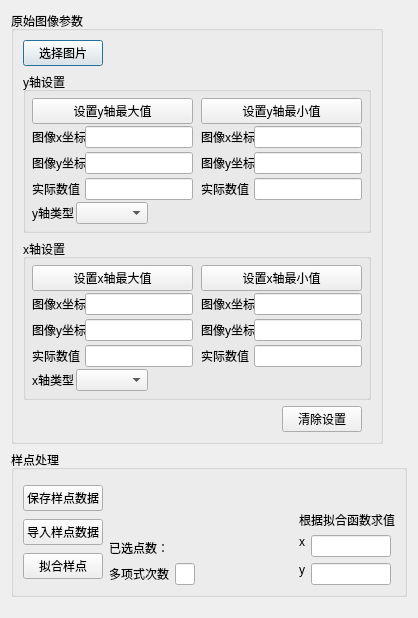
<?xml version="1.0" encoding="UTF-8"?>
<ui version="4.0">
 <class>Dialog</class>
 <widget class="QDialog" name="Dialog">
  <property name="geometry">
   <rect>
    <x>0</x>
    <y>0</y>
    <width>416</width>
    <height>618</height>
   </rect>
  </property>
  <property name="sizePolicy">
   <sizepolicy hsizetype="Expanding" vsizetype="Expanding">
    <horstretch>0</horstretch>
    <verstretch>0</verstretch>
   </sizepolicy>
  </property>
  <property name="windowTitle">
   <string>Dialog</string>
  </property>
  <layout class="QHBoxLayout" name="topLevelLayout">
   <property name="sizeConstraint">
    <enum>QLayout::SetDefaultConstraint</enum>
   </property>
   <item>
    <layout class="QVBoxLayout" name="mainctrlVerticalLayout">
     <item>
      <widget class="QGroupBox" name="groupBox_3">
       <property name="sizePolicy">
        <sizepolicy hsizetype="Maximum" vsizetype="Preferred">
         <horstretch>0</horstretch>
         <verstretch>0</verstretch>
        </sizepolicy>
       </property>
       <property name="title">
        <string>原始图像参数</string>
       </property>
       <layout class="QVBoxLayout" name="verticalLayout_6">
        <item>
         <layout class="QHBoxLayout" name="horizontalLayout_3">
          <item>
           <widget class="QPushButton" name="selectImgBtn">
            <property name="text">
             <string>选择图片</string>
            </property>
           </widget>
          </item>
          <item>
           <spacer name="horizontalSpacer_3">
            <property name="orientation">
             <enum>Qt::Horizontal</enum>
            </property>
            <property name="sizeHint" stdset="0">
             <size>
              <width>40</width>
              <height>20</height>
             </size>
            </property>
           </spacer>
          </item>
         </layout>
        </item>
        <item>
         <widget class="QGroupBox" name="groupBox">
          <property name="sizePolicy">
           <sizepolicy hsizetype="Maximum" vsizetype="Preferred">
            <horstretch>0</horstretch>
            <verstretch>0</verstretch>
           </sizepolicy>
          </property>
          <property name="title">
           <string>y轴设置</string>
          </property>
          <layout class="QVBoxLayout" name="verticalLayout_2">
           <property name="spacing">
            <number>4</number>
           </property>
           <property name="leftMargin">
            <number>6</number>
           </property>
           <property name="topMargin">
            <number>6</number>
           </property>
           <property name="rightMargin">
            <number>6</number>
           </property>
           <property name="bottomMargin">
            <number>6</number>
           </property>
           <item>
            <layout class="QVBoxLayout" name="verticalLayout">
             <property name="spacing">
              <number>2</number>
             </property>
             <property name="topMargin">
              <number>0</number>
             </property>
             <property name="bottomMargin">
              <number>0</number>
             </property>
             <item>
              <layout class="QGridLayout" name="gridLayout">
               <property name="horizontalSpacing">
                <number>8</number>
               </property>
               <property name="verticalSpacing">
                <number>2</number>
               </property>
               <item row="1" column="0">
                <layout class="QFormLayout" name="formLayout">
                 <property name="verticalSpacing">
                  <number>4</number>
                 </property>
                 <item row="0" column="0">
                  <widget class="QLabel" name="yAxisMaxImgPxX_Lbl">
                   <property name="text">
                    <string>图像x坐标</string>
                   </property>
                  </widget>
                 </item>
                 <item row="0" column="1">
                  <widget class="QLineEdit" name="yAxisMaxImgPxX"/>
                 </item>
                 <item row="1" column="0">
                  <widget class="QLabel" name="yAxisMaxImgPxY_Lbl">
                   <property name="text">
                    <string>图像y坐标</string>
                   </property>
                  </widget>
                 </item>
                 <item row="1" column="1">
                  <widget class="QLineEdit" name="yAxisMaxImgPxY"/>
                 </item>
                 <item row="2" column="0">
                  <widget class="QLabel" name="yAxisMaxDataValue_Lbl">
                   <property name="text">
                    <string>实际数值</string>
                   </property>
                  </widget>
                 </item>
                 <item row="2" column="1">
                  <widget class="QLineEdit" name="yAxisMaxDataValue"/>
                 </item>
                </layout>
               </item>
               <item row="1" column="1">
                <layout class="QFormLayout" name="formLayout_2">
                 <property name="verticalSpacing">
                  <number>4</number>
                 </property>
                 <item row="0" column="0">
                  <widget class="QLabel" name="yAxisMinImgPxX_Lbl">
                   <property name="text">
                    <string>图像x坐标</string>
                   </property>
                  </widget>
                 </item>
                 <item row="0" column="1">
                  <widget class="QLineEdit" name="yAxisMinImgPxX"/>
                 </item>
                 <item row="1" column="0">
                  <widget class="QLabel" name="yAxisMinImgPxY_Lbl">
                   <property name="text">
                    <string>图像y坐标</string>
                   </property>
                  </widget>
                 </item>
                 <item row="1" column="1">
                  <widget class="QLineEdit" name="yAxisMinImgPxY"/>
                 </item>
                 <item row="2" column="0">
                  <widget class="QLabel" name="yAxisMinDataValue_Lbl">
                   <property name="text">
                    <string>实际数值</string>
                   </property>
                  </widget>
                 </item>
                 <item row="2" column="1">
                  <widget class="QLineEdit" name="yAxisMinDataValue"/>
                 </item>
                </layout>
               </item>
               <item row="0" column="0">
                <widget class="QPushButton" name="yAxisMaxBtn">
                 <property name="text">
                  <string>设置y轴最大值</string>
                 </property>
                </widget>
               </item>
               <item row="0" column="1">
                <widget class="QPushButton" name="yAxisMinBtn">
                 <property name="text">
                  <string>设置y轴最小值</string>
                 </property>
                </widget>
               </item>
              </layout>
             </item>
             <item>
              <layout class="QHBoxLayout" name="horizontalLayout">
               <item>
                <widget class="QLabel" name="yAxisTypeLbl">
                 <property name="sizePolicy">
                  <sizepolicy hsizetype="Preferred" vsizetype="Fixed">
                   <horstretch>0</horstretch>
                   <verstretch>0</verstretch>
                  </sizepolicy>
                 </property>
                 <property name="text">
                  <string>y轴类型</string>
                 </property>
                </widget>
               </item>
               <item>
                <widget class="QComboBox" name="yAxisTypeCombox"/>
               </item>
               <item>
                <spacer name="horizontalSpacer">
                 <property name="orientation">
                  <enum>Qt::Horizontal</enum>
                 </property>
                 <property name="sizeHint" stdset="0">
                  <size>
                   <width>40</width>
                   <height>20</height>
                  </size>
                 </property>
                </spacer>
               </item>
              </layout>
             </item>
            </layout>
           </item>
          </layout>
         </widget>
        </item>
        <item>
         <widget class="QGroupBox" name="groupBox_2">
          <property name="sizePolicy">
           <sizepolicy hsizetype="Maximum" vsizetype="Preferred">
            <horstretch>0</horstretch>
            <verstretch>0</verstretch>
           </sizepolicy>
          </property>
          <property name="title">
           <string>x轴设置</string>
          </property>
          <layout class="QVBoxLayout" name="verticalLayout_3">
           <property name="spacing">
            <number>4</number>
           </property>
           <property name="leftMargin">
            <number>6</number>
           </property>
           <property name="topMargin">
            <number>6</number>
           </property>
           <property name="rightMargin">
            <number>6</number>
           </property>
           <property name="bottomMargin">
            <number>6</number>
           </property>
           <item>
            <layout class="QVBoxLayout" name="verticalLayout_4">
             <property name="spacing">
              <number>2</number>
             </property>
             <property name="topMargin">
              <number>0</number>
             </property>
             <property name="bottomMargin">
              <number>0</number>
             </property>
             <item>
              <layout class="QGridLayout" name="gridLayout_2">
               <property name="horizontalSpacing">
                <number>8</number>
               </property>
               <property name="verticalSpacing">
                <number>2</number>
               </property>
               <item row="1" column="0">
                <layout class="QFormLayout" name="formLayout_3">
                 <property name="verticalSpacing">
                  <number>4</number>
                 </property>
                 <item row="0" column="0">
                  <widget class="QLabel" name="xAxisMaxImgPxX_Lbl">
                   <property name="text">
                    <string>图像x坐标</string>
                   </property>
                  </widget>
                 </item>
                 <item row="0" column="1">
                  <widget class="QLineEdit" name="xAxisMaxImgPxX"/>
                 </item>
                 <item row="1" column="0">
                  <widget class="QLabel" name="xAxisMaxImgPxY_Lbl">
                   <property name="text">
                    <string>图像y坐标</string>
                   </property>
                  </widget>
                 </item>
                 <item row="1" column="1">
                  <widget class="QLineEdit" name="xAxisMaxImgPxY"/>
                 </item>
                 <item row="2" column="0">
                  <widget class="QLabel" name="xAxisMaxDataValue_Lbl">
                   <property name="text">
                    <string>实际数值</string>
                   </property>
                  </widget>
                 </item>
                 <item row="2" column="1">
                  <widget class="QLineEdit" name="xAxisMaxDataValue"/>
                 </item>
                </layout>
               </item>
               <item row="1" column="1">
                <layout class="QFormLayout" name="formLayout_4">
                 <property name="verticalSpacing">
                  <number>4</number>
                 </property>
                 <item row="0" column="0">
                  <widget class="QLabel" name="xAxisMinImgPxX_Lbl">
                   <property name="text">
                    <string>图像x坐标</string>
                   </property>
                  </widget>
                 </item>
                 <item row="0" column="1">
                  <widget class="QLineEdit" name="xAxisMinImgPxX"/>
                 </item>
                 <item row="1" column="0">
                  <widget class="QLabel" name="xAxisMinImgPxY_Lbl">
                   <property name="text">
                    <string>图像y坐标</string>
                   </property>
                  </widget>
                 </item>
                 <item row="1" column="1">
                  <widget class="QLineEdit" name="xAxisMinImgPxY"/>
                 </item>
                 <item row="2" column="0">
                  <widget class="QLabel" name="xAxisMinDataValue_Lbl">
                   <property name="text">
                    <string>实际数值</string>
                   </property>
                  </widget>
                 </item>
                 <item row="2" column="1">
                  <widget class="QLineEdit" name="xAxisMinDataValue"/>
                 </item>
                </layout>
               </item>
               <item row="0" column="0">
                <widget class="QPushButton" name="xAxisMaxBtn">
                 <property name="text">
                  <string>设置x轴最大值</string>
                 </property>
                </widget>
               </item>
               <item row="0" column="1">
                <widget class="QPushButton" name="xAxisMinBtn">
                 <property name="text">
                  <string>设置x轴最小值</string>
                 </property>
                </widget>
               </item>
              </layout>
             </item>
             <item>
              <layout class="QHBoxLayout" name="horizontalLayout_2">
               <item>
                <widget class="QLabel" name="yAxisTypeLbl_2">
                 <property name="sizePolicy">
                  <sizepolicy hsizetype="Preferred" vsizetype="Fixed">
                   <horstretch>0</horstretch>
                   <verstretch>0</verstretch>
                  </sizepolicy>
                 </property>
                 <property name="text">
                  <string>x轴类型</string>
                 </property>
                </widget>
               </item>
               <item>
                <widget class="QComboBox" name="yAxisTypeCombox_2"/>
               </item>
               <item>
                <spacer name="horizontalSpacer_2">
                 <property name="orientation">
                  <enum>Qt::Horizontal</enum>
                 </property>
                 <property name="sizeHint" stdset="0">
                  <size>
                   <width>40</width>
                   <height>20</height>
                  </size>
                 </property>
                </spacer>
               </item>
              </layout>
             </item>
            </layout>
           </item>
          </layout>
         </widget>
        </item>
        <item>
         <layout class="QHBoxLayout" name="horizontalLayout_4">
          <property name="sizeConstraint">
           <enum>QLayout::SetDefaultConstraint</enum>
          </property>
          <item>
           <spacer name="horizontalSpacer_4">
            <property name="orientation">
             <enum>Qt::Horizontal</enum>
            </property>
            <property name="sizeType">
             <enum>QSizePolicy::Fixed</enum>
            </property>
            <property name="sizeHint" stdset="0">
             <size>
              <width>250</width>
              <height>20</height>
             </size>
            </property>
           </spacer>
          </item>
          <item>
           <widget class="QPushButton" name="clearDataBtn">
            <property name="sizePolicy">
             <sizepolicy hsizetype="Maximum" vsizetype="Fixed">
              <horstretch>0</horstretch>
              <verstretch>0</verstretch>
             </sizepolicy>
            </property>
            <property name="text">
             <string>清除设置</string>
            </property>
           </widget>
          </item>
         </layout>
        </item>
       </layout>
      </widget>
     </item>
     <item>
      <widget class="QGroupBox" name="groupBox_4">
       <property name="enabled">
        <bool>true</bool>
       </property>
       <property name="sizePolicy">
        <sizepolicy hsizetype="Fixed" vsizetype="Preferred">
         <horstretch>0</horstretch>
         <verstretch>0</verstretch>
        </sizepolicy>
       </property>
       <property name="maximumSize">
        <size>
         <width>396</width>
         <height>16777215</height>
        </size>
       </property>
       <property name="title">
        <string>样点处理</string>
       </property>
       <layout class="QHBoxLayout" name="horizontalLayout_5" stretch="0,0,0,0">
        <item>
         <layout class="QVBoxLayout" name="verticalLayout_7">
          <property name="spacing">
           <number>2</number>
          </property>
          <item>
           <widget class="QPushButton" name="clearDataBtn_2">
            <property name="sizePolicy">
             <sizepolicy hsizetype="Fixed" vsizetype="Fixed">
              <horstretch>0</horstretch>
              <verstretch>0</verstretch>
             </sizepolicy>
            </property>
            <property name="text">
             <string>保存样点数据</string>
            </property>
           </widget>
          </item>
          <item>
           <widget class="QPushButton" name="clearDataBtn_3">
            <property name="sizePolicy">
             <sizepolicy hsizetype="Fixed" vsizetype="Fixed">
              <horstretch>0</horstretch>
              <verstretch>0</verstretch>
             </sizepolicy>
            </property>
            <property name="text">
             <string>导入样点数据</string>
            </property>
           </widget>
          </item>
          <item>
           <widget class="QPushButton" name="clearDataBtn_4">
            <property name="sizePolicy">
             <sizepolicy hsizetype="Fixed" vsizetype="Fixed">
              <horstretch>0</horstretch>
              <verstretch>0</verstretch>
             </sizepolicy>
            </property>
            <property name="text">
             <string>拟合样点</string>
            </property>
           </widget>
          </item>
         </layout>
        </item>
        <item>
         <layout class="QVBoxLayout" name="verticalLayout_9" stretch="0,0,0">
          <item>
           <spacer name="verticalSpacer_3">
            <property name="orientation">
             <enum>Qt::Vertical</enum>
            </property>
            <property name="sizeHint" stdset="0">
             <size>
              <width>20</width>
              <height>40</height>
             </size>
            </property>
           </spacer>
          </item>
          <item>
           <layout class="QHBoxLayout" name="horizontalLayout_7">
            <item>
             <widget class="QLabel" name="selectedPtsNumLbl">
              <property name="sizePolicy">
               <sizepolicy hsizetype="Fixed" vsizetype="Maximum">
                <horstretch>0</horstretch>
                <verstretch>0</verstretch>
               </sizepolicy>
              </property>
              <property name="text">
               <string>已选点数：</string>
              </property>
             </widget>
            </item>
            <item>
             <widget class="QLabel" name="selectedPtsNumDispLbl">
              <property name="sizePolicy">
               <sizepolicy hsizetype="Fixed" vsizetype="Preferred">
                <horstretch>0</horstretch>
                <verstretch>0</verstretch>
               </sizepolicy>
              </property>
              <property name="minimumSize">
               <size>
                <width>20</width>
                <height>0</height>
               </size>
              </property>
              <property name="text">
               <string/>
              </property>
             </widget>
            </item>
           </layout>
          </item>
          <item>
           <layout class="QHBoxLayout" name="horizontalLayout_6">
            <item>
             <widget class="QLabel" name="polyIdxLbl">
              <property name="sizePolicy">
               <sizepolicy hsizetype="Fixed" vsizetype="Maximum">
                <horstretch>0</horstretch>
                <verstretch>0</verstretch>
               </sizepolicy>
              </property>
              <property name="text">
               <string>多项式次数</string>
              </property>
             </widget>
            </item>
            <item>
             <widget class="QLineEdit" name="polyIdxEdit">
              <property name="sizePolicy">
               <sizepolicy hsizetype="Fixed" vsizetype="Fixed">
                <horstretch>0</horstretch>
                <verstretch>0</verstretch>
               </sizepolicy>
              </property>
              <property name="maximumSize">
               <size>
                <width>20</width>
                <height>16777215</height>
               </size>
              </property>
             </widget>
            </item>
           </layout>
          </item>
         </layout>
        </item>
        <item>
         <spacer name="horizontalSpacer_5">
          <property name="orientation">
           <enum>Qt::Horizontal</enum>
          </property>
          <property name="sizeHint" stdset="0">
           <size>
            <width>101</width>
            <height>20</height>
           </size>
          </property>
         </spacer>
        </item>
        <item>
         <layout class="QVBoxLayout" name="verticalLayout_8">
          <item>
           <spacer name="verticalSpacer">
            <property name="orientation">
             <enum>Qt::Vertical</enum>
            </property>
            <property name="sizeHint" stdset="0">
             <size>
              <width>20</width>
              <height>40</height>
             </size>
            </property>
           </spacer>
          </item>
          <item>
           <layout class="QVBoxLayout" name="verticalLayout_5">
            <item>
             <widget class="QLabel" name="label">
              <property name="sizePolicy">
               <sizepolicy hsizetype="Fixed" vsizetype="Fixed">
                <horstretch>0</horstretch>
                <verstretch>0</verstretch>
               </sizepolicy>
              </property>
              <property name="text">
               <string>根据拟合函数求值</string>
              </property>
             </widget>
            </item>
            <item>
             <layout class="QFormLayout" name="formLayout_5">
              <item row="0" column="0">
               <widget class="QLabel" name="axisDataSetLbl_17">
                <property name="sizePolicy">
                 <sizepolicy hsizetype="Maximum" vsizetype="Fixed">
                  <horstretch>0</horstretch>
                  <verstretch>0</verstretch>
                 </sizepolicy>
                </property>
                <property name="text">
                 <string>x</string>
                </property>
                <property name="alignment">
                 <set>Qt::AlignCenter</set>
                </property>
               </widget>
              </item>
              <item row="0" column="1">
               <widget class="QLineEdit" name="count_x_Edit">
                <property name="sizePolicy">
                 <sizepolicy hsizetype="Fixed" vsizetype="Fixed">
                  <horstretch>0</horstretch>
                  <verstretch>0</verstretch>
                 </sizepolicy>
                </property>
                <property name="maximumSize">
                 <size>
                  <width>80</width>
                  <height>16777215</height>
                 </size>
                </property>
               </widget>
              </item>
              <item row="1" column="0">
               <widget class="QLabel" name="axisDataSetLbl_18">
                <property name="sizePolicy">
                 <sizepolicy hsizetype="Maximum" vsizetype="Fixed">
                  <horstretch>0</horstretch>
                  <verstretch>0</verstretch>
                 </sizepolicy>
                </property>
                <property name="text">
                 <string>y</string>
                </property>
                <property name="alignment">
                 <set>Qt::AlignCenter</set>
                </property>
               </widget>
              </item>
              <item row="1" column="1">
               <widget class="QLineEdit" name="counted_y_Edit">
                <property name="enabled">
                 <bool>true</bool>
                </property>
                <property name="sizePolicy">
                 <sizepolicy hsizetype="Fixed" vsizetype="Fixed">
                  <horstretch>0</horstretch>
                  <verstretch>0</verstretch>
                 </sizepolicy>
                </property>
                <property name="maximumSize">
                 <size>
                  <width>80</width>
                  <height>16777215</height>
                 </size>
                </property>
                <property name="readOnly">
                 <bool>true</bool>
                </property>
               </widget>
              </item>
             </layout>
            </item>
           </layout>
          </item>
         </layout>
        </item>
       </layout>
      </widget>
     </item>
     <item>
      <spacer name="verticalSpacer_2">
       <property name="orientation">
        <enum>Qt::Vertical</enum>
       </property>
       <property name="sizeHint" stdset="0">
        <size>
         <width>20</width>
         <height>18</height>
        </size>
       </property>
      </spacer>
     </item>
    </layout>
   </item>
  </layout>
 </widget>
 <resources/>
 <connections>
  <connection>
   <sender>selectImgBtn</sender>
   <signal>clicked()</signal>
   <receiver>Dialog</receiver>
   <slot>select_img_btn_clicked()</slot>
   <hints>
    <hint type="sourcelabel">
     <x>102</x>
     <y>64</y>
    </hint>
    <hint type="destinationlabel">
     <x>197</x>
     <y>46</y>
    </hint>
   </hints>
  </connection>
  <connection>
   <sender>xAxisMinBtn</sender>
   <signal>clicked()</signal>
   <receiver>Dialog</receiver>
   <slot>x_axis_min_btn_clicked()</slot>
   <hints>
    <hint type="sourcelabel">
     <x>278</x>
     <y>294</y>
    </hint>
    <hint type="destinationlabel">
     <x>412</x>
     <y>279</y>
    </hint>
   </hints>
  </connection>
  <connection>
   <sender>yAxisMaxBtn</sender>
   <signal>clicked()</signal>
   <receiver>Dialog</receiver>
   <slot>y_axis_max_btn_clicked()</slot>
   <hints>
    <hint type="sourcelabel">
     <x>76</x>
     <y>110</y>
    </hint>
    <hint type="destinationlabel">
     <x>1</x>
     <y>130</y>
    </hint>
   </hints>
  </connection>
  <connection>
   <sender>yAxisMinBtn</sender>
   <signal>clicked()</signal>
   <receiver>Dialog</receiver>
   <slot>y_axis_min_btn_clicked()</slot>
   <hints>
    <hint type="sourcelabel">
     <x>301</x>
     <y>113</y>
    </hint>
    <hint type="destinationlabel">
     <x>395</x>
     <y>119</y>
    </hint>
   </hints>
  </connection>
  <connection>
   <sender>xAxisMaxBtn</sender>
   <signal>clicked()</signal>
   <receiver>Dialog</receiver>
   <slot>x_axis_max_btn_clicked()</slot>
   <hints>
    <hint type="sourcelabel">
     <x>162</x>
     <y>290</y>
    </hint>
    <hint type="destinationlabel">
     <x>0</x>
     <y>302</y>
    </hint>
   </hints>
  </connection>
  <connection>
   <sender>xAxisMinImgPxX</sender>
   <signal>editingFinished()</signal>
   <receiver>Dialog</receiver>
   <slot>x_axis_min_pxX_finished()</slot>
   <hints>
    <hint type="sourcelabel">
     <x>315</x>
     <y>315</y>
    </hint>
    <hint type="destinationlabel">
     <x>383</x>
     <y>319</y>
    </hint>
   </hints>
  </connection>
  <connection>
   <sender>xAxisMinImgPxY</sender>
   <signal>editingFinished()</signal>
   <receiver>Dialog</receiver>
   <slot>x_axis_min_pxY_finished()</slot>
   <hints>
    <hint type="sourcelabel">
     <x>319</x>
     <y>345</y>
    </hint>
    <hint type="destinationlabel">
     <x>386</x>
     <y>360</y>
    </hint>
   </hints>
  </connection>
  <connection>
   <sender>xAxisMinDataValue</sender>
   <signal>editingFinished()</signal>
   <receiver>Dialog</receiver>
   <slot>x_axis_min_dv_finished()</slot>
   <hints>
    <hint type="sourcelabel">
     <x>278</x>
     <y>375</y>
    </hint>
    <hint type="destinationlabel">
     <x>374</x>
     <y>403</y>
    </hint>
   </hints>
  </connection>
  <connection>
   <sender>xAxisMaxImgPxX</sender>
   <signal>editingFinished()</signal>
   <receiver>Dialog</receiver>
   <slot>x_axis_max_pxX_finished()</slot>
   <hints>
    <hint type="sourcelabel">
     <x>119</x>
     <y>318</y>
    </hint>
    <hint type="destinationlabel">
     <x>-8</x>
     <y>327</y>
    </hint>
   </hints>
  </connection>
  <connection>
   <sender>xAxisMaxImgPxY</sender>
   <signal>editingFinished()</signal>
   <receiver>Dialog</receiver>
   <slot>x_axis_max_pxY_finished()</slot>
   <hints>
    <hint type="sourcelabel">
     <x>136</x>
     <y>349</y>
    </hint>
    <hint type="destinationlabel">
     <x>5</x>
     <y>352</y>
    </hint>
   </hints>
  </connection>
  <connection>
   <sender>xAxisMaxDataValue</sender>
   <signal>editingFinished()</signal>
   <receiver>Dialog</receiver>
   <slot>x_axis_max_dv_finished()</slot>
   <hints>
    <hint type="sourcelabel">
     <x>116</x>
     <y>368</y>
    </hint>
    <hint type="destinationlabel">
     <x>-4</x>
     <y>385</y>
    </hint>
   </hints>
  </connection>
  <connection>
   <sender>yAxisMaxImgPxX</sender>
   <signal>editingFinished()</signal>
   <receiver>Dialog</receiver>
   <slot>y_axis_max_pxX_finished()</slot>
   <hints>
    <hint type="sourcelabel">
     <x>117</x>
     <y>139</y>
    </hint>
    <hint type="destinationlabel">
     <x>-18</x>
     <y>159</y>
    </hint>
   </hints>
  </connection>
  <connection>
   <sender>yAxisMaxImgPxY</sender>
   <signal>editingFinished()</signal>
   <receiver>Dialog</receiver>
   <slot>y_axis_max_pxY_finished()</slot>
   <hints>
    <hint type="sourcelabel">
     <x>139</x>
     <y>167</y>
    </hint>
    <hint type="destinationlabel">
     <x>1</x>
     <y>167</y>
    </hint>
   </hints>
  </connection>
  <connection>
   <sender>yAxisMaxDataValue</sender>
   <signal>editingFinished()</signal>
   <receiver>Dialog</receiver>
   <slot>y_axis_max_dv_finished()</slot>
   <hints>
    <hint type="sourcelabel">
     <x>109</x>
     <y>197</y>
    </hint>
    <hint type="destinationlabel">
     <x>-8</x>
     <y>196</y>
    </hint>
   </hints>
  </connection>
  <connection>
   <sender>yAxisMinImgPxX</sender>
   <signal>editingFinished()</signal>
   <receiver>Dialog</receiver>
   <slot>y_axis_min_pxX_finished()</slot>
   <hints>
    <hint type="sourcelabel">
     <x>290</x>
     <y>139</y>
    </hint>
    <hint type="destinationlabel">
     <x>382</x>
     <y>142</y>
    </hint>
   </hints>
  </connection>
  <connection>
   <sender>yAxisMinImgPxY</sender>
   <signal>editingFinished()</signal>
   <receiver>Dialog</receiver>
   <slot>y_axis_min_pxY_finished()</slot>
   <hints>
    <hint type="sourcelabel">
     <x>320</x>
     <y>167</y>
    </hint>
    <hint type="destinationlabel">
     <x>384</x>
     <y>169</y>
    </hint>
   </hints>
  </connection>
  <connection>
   <sender>yAxisMinDataValue</sender>
   <signal>editingFinished()</signal>
   <receiver>Dialog</receiver>
   <slot>y_axis_min_dv_finished()</slot>
   <hints>
    <hint type="sourcelabel">
     <x>317</x>
     <y>195</y>
    </hint>
    <hint type="destinationlabel">
     <x>393</x>
     <y>200</y>
    </hint>
   </hints>
  </connection>
  <connection>
   <sender>clearDataBtn_2</sender>
   <signal>clicked()</signal>
   <receiver>Dialog</receiver>
   <slot>save_selected_points()</slot>
   <hints>
    <hint type="sourcelabel">
     <x>77</x>
     <y>521</y>
    </hint>
    <hint type="destinationlabel">
     <x>1</x>
     <y>518</y>
    </hint>
   </hints>
  </connection>
  <connection>
   <sender>clearDataBtn_4</sender>
   <signal>clicked()</signal>
   <receiver>Dialog</receiver>
   <slot>fitting_btn_clicked()</slot>
   <hints>
    <hint type="sourcelabel">
     <x>63</x>
     <y>573</y>
    </hint>
    <hint type="destinationlabel">
     <x>0</x>
     <y>577</y>
    </hint>
   </hints>
  </connection>
  <connection>
   <sender>count_x_Edit</sender>
   <signal>returnPressed()</signal>
   <receiver>Dialog</receiver>
   <slot>count_data_accord_fitting()</slot>
   <hints>
    <hint type="sourcelabel">
     <x>301</x>
     <y>542</y>
    </hint>
    <hint type="destinationlabel">
     <x>391</x>
     <y>545</y>
    </hint>
   </hints>
  </connection>
  <connection>
   <sender>clearDataBtn</sender>
   <signal>clicked()</signal>
   <receiver>Dialog</receiver>
   <slot>clear_axis_datum()</slot>
   <hints>
    <hint type="sourcelabel">
     <x>322</x>
     <y>441</y>
    </hint>
    <hint type="destinationlabel">
     <x>395</x>
     <y>443</y>
    </hint>
   </hints>
  </connection>
 </connections>
 <slots>
  <slot>select_img_btn_clicked()</slot>
  <slot>x_axis_min_btn_clicked()</slot>
  <slot>y_axis_max_btn_clicked()</slot>
  <slot>y_axis_min_btn_clicked()</slot>
  <slot>x_axis_max_btn_clicked()</slot>
  <slot>x_axis_min_pxX_finished()</slot>
  <slot>x_axis_min_pxY_finished()</slot>
  <slot>x_axis_min_dv_finished()</slot>
  <slot>x_axis_max_pxX_finished()</slot>
  <slot>x_axis_max_pxY_finished()</slot>
  <slot>x_axis_max_dv_finished()</slot>
  <slot>y_axis_max_pxX_finished()</slot>
  <slot>y_axis_max_pxY_finished()</slot>
  <slot>y_axis_max_dv_finished()</slot>
  <slot>y_axis_min_pxX_finished()</slot>
  <slot>y_axis_min_pxY_finished()</slot>
  <slot>y_axis_min_dv_finished()</slot>
  <slot>save_selected_points()</slot>
  <slot>fitting_btn_clicked()</slot>
  <slot>count_data_accord_fitting()</slot>
  <slot>clear_axis_datum()</slot>
 </slots>
</ui>
